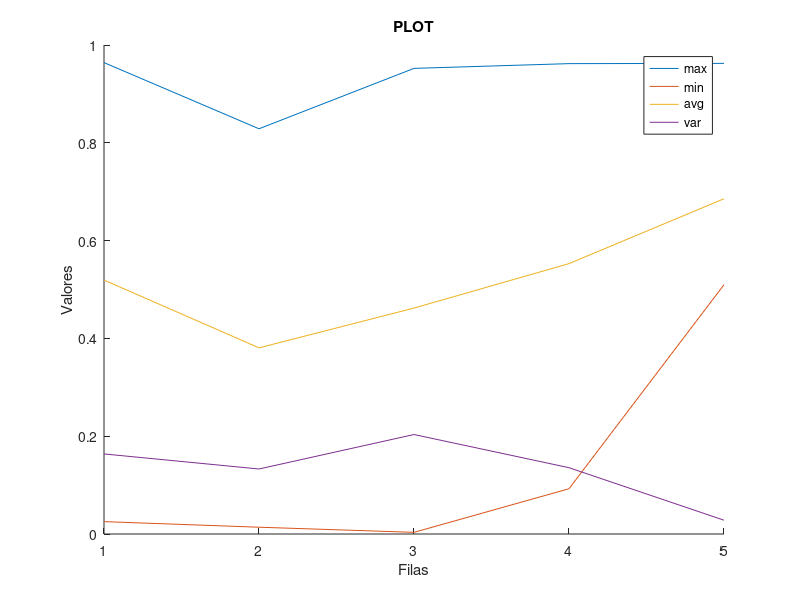

Write the MATLAB code that produced this figure.

%Crear una matriz cuadrada aleatoria
len = input("Indique el tamaño de la matriz: ");
matrix = rand (len);
display (matrix)

%Tomar las columnas impares y crear un vector columna con ellas
odd_vector = [];
for i = 1:2:len
    odd_vector = [odd_vector; matrix(:,i)];
end
display(odd_vector)

%Vector con los elementos diagonales
diagonal_vector = diag(matrix);
display (diagonal_vector)

max_vector = [];
min_vector = [];
avg_vector = [];
var_vector = [];
for i = 1:len
    max_vector = [max_vector max(matrix(i,:))];
    min_vector = [min_vector min(matrix(i,:))];
    avg_vector = [avg_vector mean(matrix(i,:))];
    var_vector = [var_vector var(matrix(i,:))];
end

figure('Name', 'Grafica')
hold on
plot(1:len, max_vector)
plot(1:len, min_vector)
plot(1:len, avg_vector)
plot(1:len, var_vector)
xlabel('Filas')
ylabel('Valores')
legend('max', 'min', 'avg', 'var')
title('PLOT')
hold off